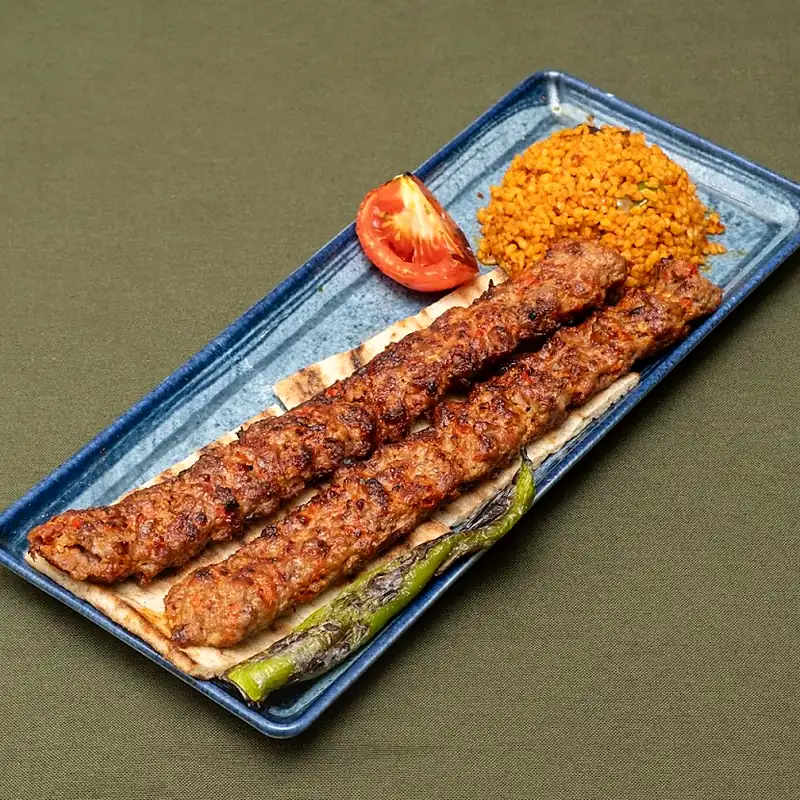
#> input picture chef-boncuk/assets/adana-kebab.webp, 800 x 800 px, given in place of f2db006999c8dfc2, which was not available
$ python process_images.py
#> lines starting #> are read from the running program, lines starting #| are printed output that depends on the picture; pictures that were not available may be replaced by others from this repository, and a replacement may not be noted
from pathlib import Path
from PIL import Image, ImageEnhance, ImageFilter, ImageOps

ROOT = Path(__file__).resolve().parents[3]
SRC = ROOT / '03-素材' / '原始资料' / 'chef-boncuk'
OUT = Path(__file__).resolve().parent / 'assets'
OUT.mkdir(parents=True, exist_ok=True)

def make(source, target, size, quality=78, centering=(.5,.5)):
#> called with source = 'f2db006999c8dfc2', target = 'hero-mixed-grill.webp', size = (1600, 1000), quality = 66, centering = (0.52, 0.5)
    image = Image.open(SRC / source).convert('RGB')
#> image is the input picture: PIL image 800x800 RGB; mean R, G, B 127.7, 108.4, 77.8
    image = ImageOps.fit(image, size, Image.Resampling.LANCZOS, centering=centering)
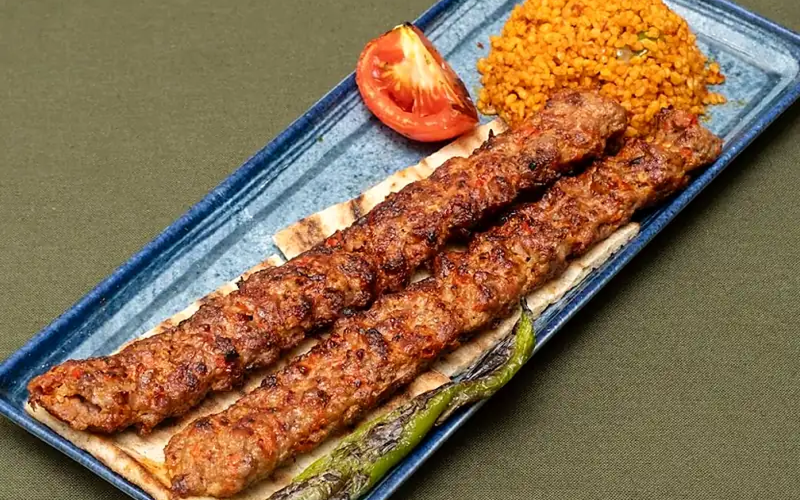
#> image: PIL image 1600x1000 RGB (shown at 1/2 size); mean R, G, B 135.9, 107.7, 77.2
    image = ImageEnhance.Contrast(image).enhance(1.06)
    image = ImageEnhance.Color(image).enhance(1.05)
    image = image.filter(ImageFilter.UnsharpMask(radius=1.15, percent=55, threshold=4))
    image.save(OUT / target, 'WEBP', quality=quality, method=6)

make('f2db006999c8dfc2', 'hero-mixed-grill.webp', (1600, 1000), 66, (.52,.5))
make('ea53f1b28e96b1a0', 'story-storefront.webp', (1080, 620), 68)
#> call 2 of make, with source = 'ea53f1b28e96b1a0', target = 'story-storefront.webp', size = (1080, 620), quality = 68, centering = (0.5, 0.5)
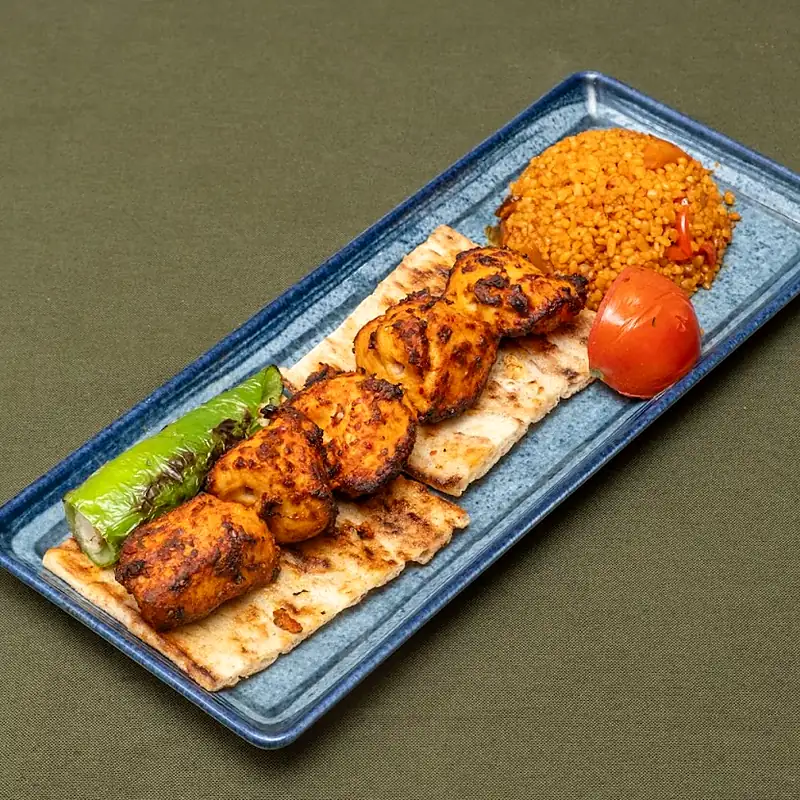
#> input picture chef-boncuk/assets/chicken-shish.webp, 800 x 800 px, given in place of ea53f1b28e96b1a0, which was not available
#> in make, image is the input picture: PIL image 800x800 RGB; mean R, G, B 125.5, 107.8, 74.1
#> in make (call 2), `image = ImageOps.fit(image, size, Image.Resampling.LANCZOS, centering=..`:
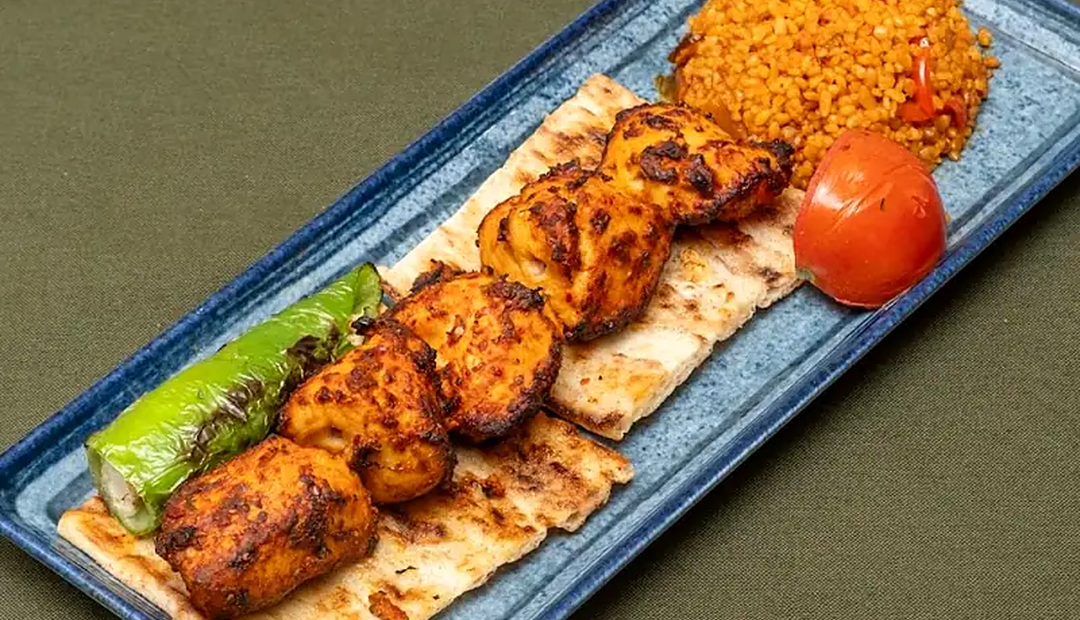
#> image: PIL image 1080x620 RGB; mean R, G, B 137.7, 110.3, 73
make('c4931f595c9ba534', 'weekend-breakfast.webp', (800, 800), 55)
make('e2135d945304c762', 'lamb-skewers.webp', (800, 800), 72)
#> (the run stopped early here; a loop or call above may not have finished)
